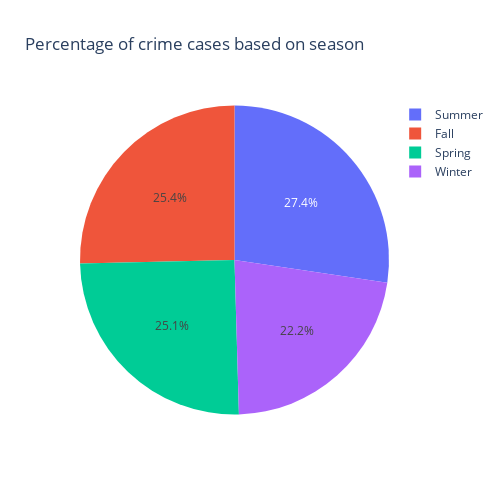

Write notebook code for a chart like this one.
### Code cell
seasonal_fig=px.pie(names=seasonal_count_data['season_name'],values=seasonal_count_data['count'],title='Percentage of crime cases based on season',
                   height=500,width=500)
seasonal_fig.show()

### Figure 1 — Plotly figure (JSON) as saved in the notebook; plotly's stock layout.template omitted (floating-point values rounded to 4 significant figures)
{"data": [{"domain": {"x": [0, 1], "y": [0, 1]}, "hovertemplate": "label=%{label}<br>value=%{value}<extra></extra>", "labels": ["Summer", "Fall", "Spring", "Winter"], "legendgroup": "", "name": "", "showlegend": true, "type": "pie", "values": [94750.0, 87800.0, 86940.0, 76830.0]}], "layout": {"height": 500, "legend": {"tracegroupgap": 0}, "title": {"text": "Percentage of crime cases based on season"}, "width": 500}}
